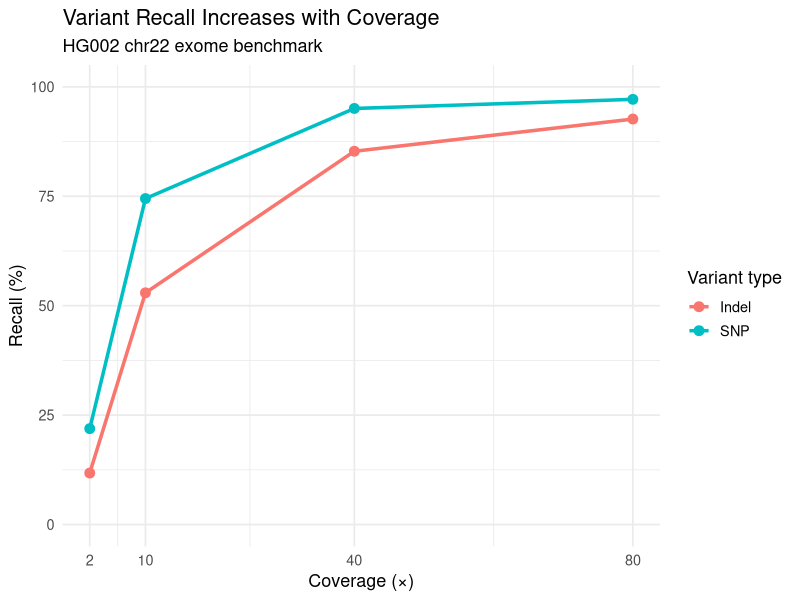
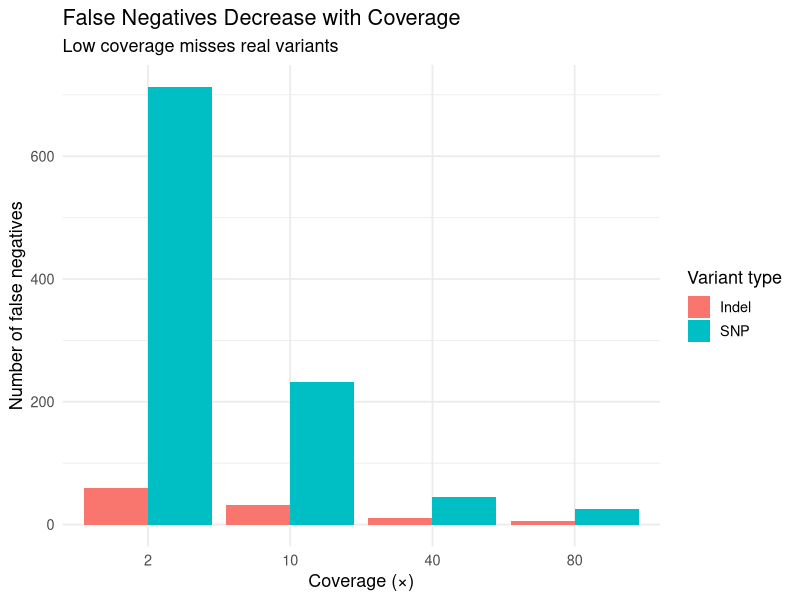
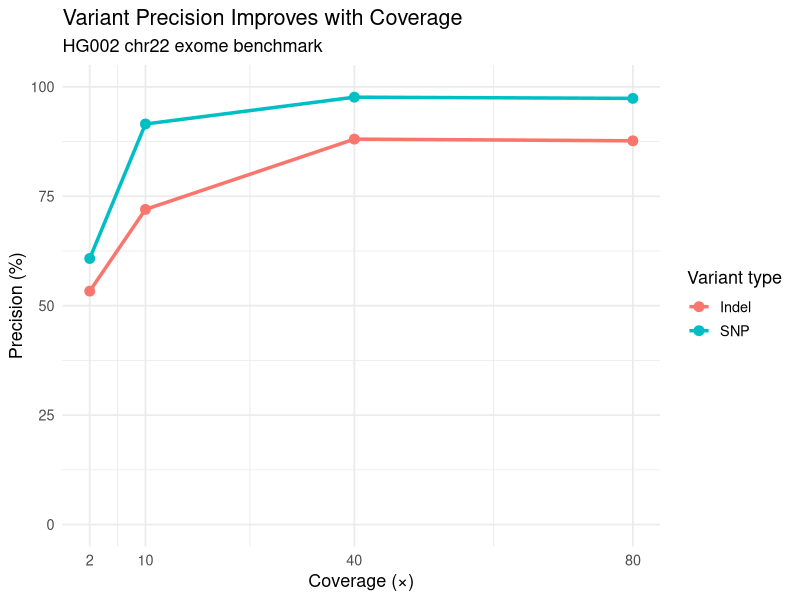
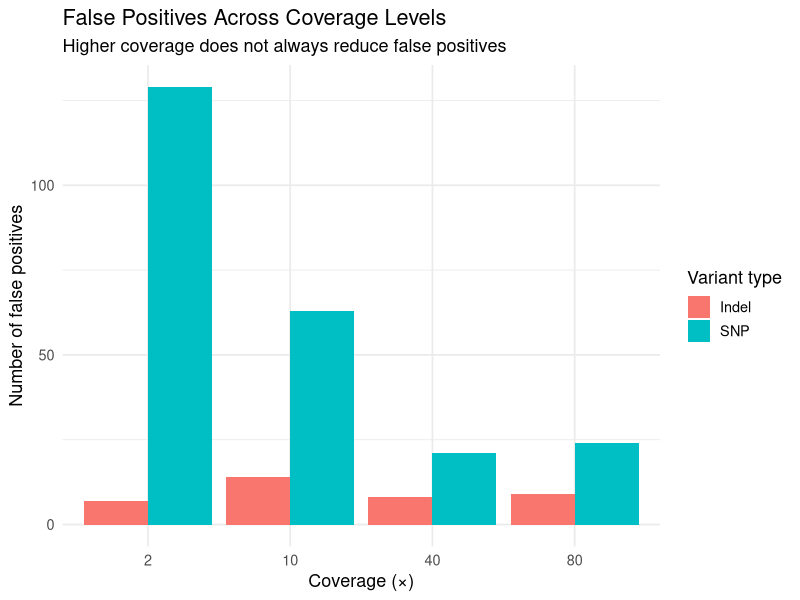
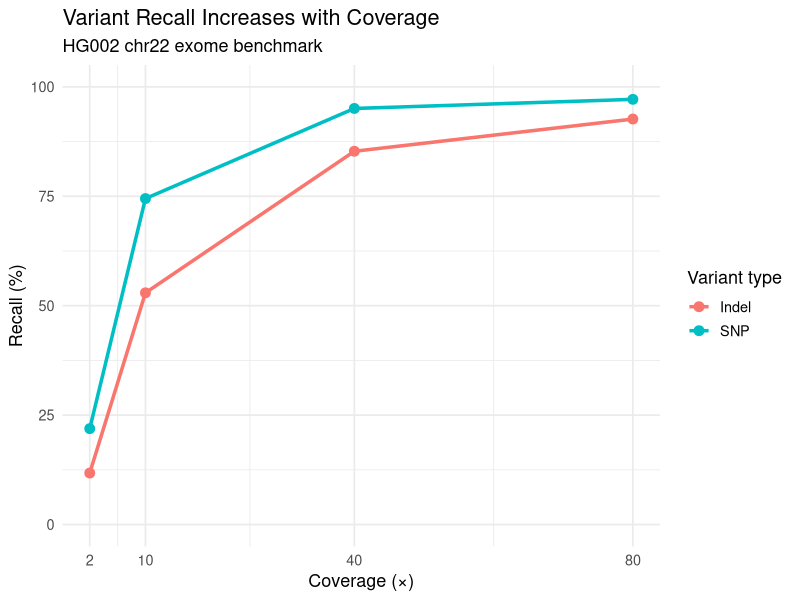
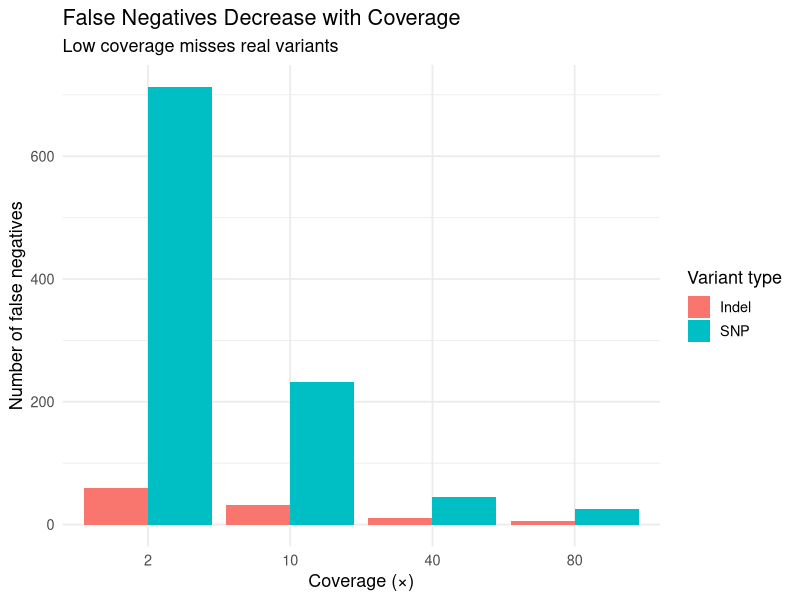
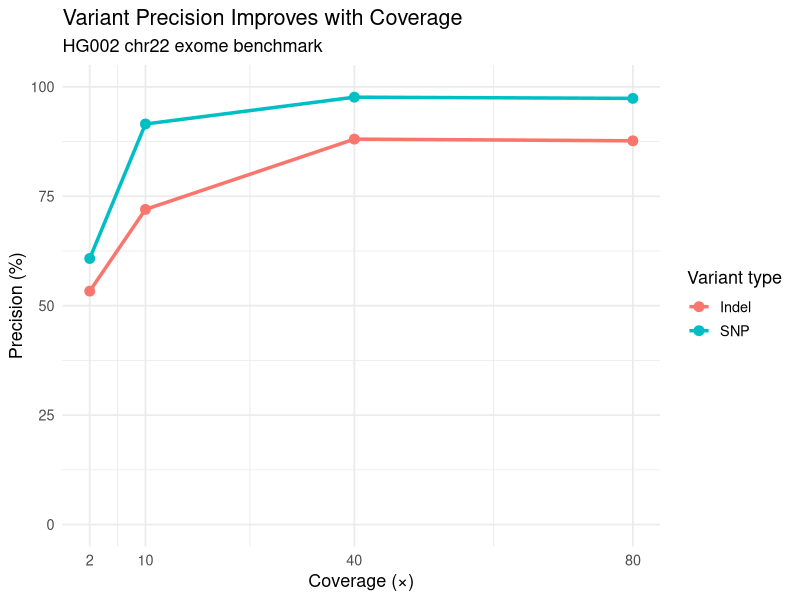
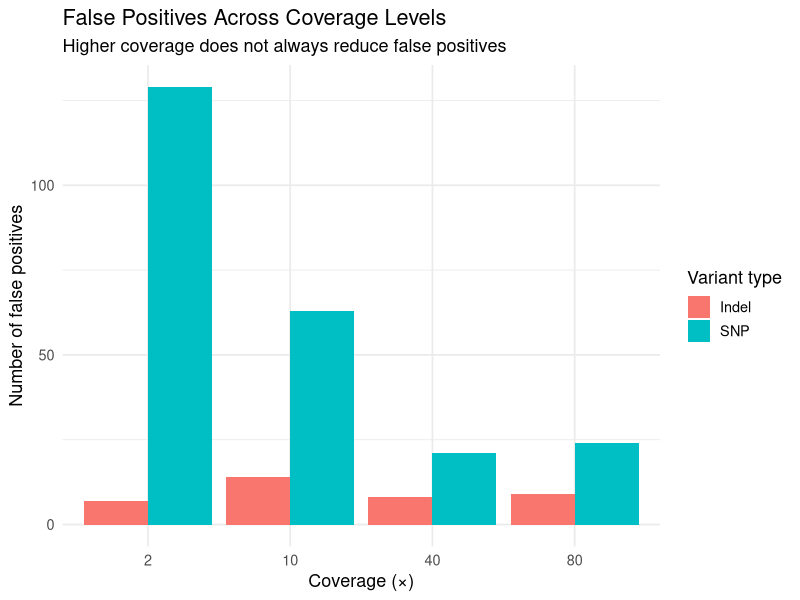

Generate these figures, in order, with R:
setwd("~/giab_project/results/")
library(ggplot2)


# Figure 1 — Recall vs Coverage
# Simple performance data
df <- data.frame(
  coverage = c(2, 10, 40, 80),
  SNP_Recall = c(21.91, 74.48, 95.07, 97.15),
  Indel_Recall = c(11.76, 52.94, 85.29, 92.65)
)

# Convert to long format manually (simpler than tidyr)
df_long <- data.frame(
  coverage = rep(df$coverage, 2),
  recall = c(df$SNP_Recall, df$Indel_Recall),
  variant = rep(c("SNP", "Indel"), each = 4)
)

p1 <- ggplot(df_long, aes(x = coverage, y = recall, color = variant)) +
  geom_line(size = 1.2) +
  geom_point(size = 3) +
  scale_x_continuous(breaks = c(2, 10, 40, 80)) +
  scale_y_continuous(limits = c(0, 100)) +
  labs(
    title = "Variant Recall Increases with Coverage",
    subtitle = "HG002 chr22 exome benchmark",
    x = "Coverage (×)",
    y = "Recall (%)",
    color = "Variant type"
  ) +
  theme_minimal(base_size = 13)

ggsave("figure1_recall_vs_coverage.png", p1, width = 7, height = 5, dpi = 300)
print(p1)


# Figure 2 — False Negatives vs Coverage
# Error data (FN only – the most important error)
error_df <- data.frame(
  coverage = c(2, 10, 40, 80),
  SNP_FN = c(713, 233, 45, 26),
  Indel_FN = c(60, 32, 10, 5)
)

error_long <- data.frame(
  coverage = rep(error_df$coverage, 2),
  FN = c(error_df$SNP_FN, error_df$Indel_FN),
  variant = rep(c("SNP", "Indel"), each = 4)
)

p2 <- ggplot(error_long, aes(x = factor(coverage), y = FN, fill = variant)) +
  geom_bar(stat = "identity", position = "dodge") +
  labs(
    title = "False Negatives Decrease with Coverage",
    subtitle = "Low coverage misses real variants",
    x = "Coverage (×)",
    y = "Number of false negatives",
    fill = "Variant type"
  ) +
  theme_minimal(base_size = 13)

ggsave("figure2_false_negatives.png", p2, width = 7, height = 5, dpi = 300)
print(p2)

# Figure 3 — Precision vs Coverage

precision_df <- data.frame(
  coverage = c(2, 10, 40, 80),
  SNP_Precision = c(60.79, 91.52, 97.64, 97.37),
  Indel_Precision = c(53.33, 72.00, 88.06, 87.67)
)

precision_long <- data.frame(
  coverage = rep(precision_df$coverage, 2),
  precision = c(precision_df$SNP_Precision, precision_df$Indel_Precision),
  variant = rep(c("SNP", "Indel"), each = 4)
)

p3 <- ggplot(precision_long, aes(x = coverage, y = precision, color = variant)) +
  geom_line(size = 1.2) +
  geom_point(size = 3) +
  scale_x_continuous(breaks = c(2, 10, 40, 80)) +
  scale_y_continuous(limits = c(0, 100)) +
  labs(
    title = "Variant Precision Improves with Coverage",
    subtitle = "HG002 chr22 exome benchmark",
    x = "Coverage (×)",
    y = "Precision (%)",
    color = "Variant type"
  ) +
  theme_minimal(base_size = 13)

ggsave("figure3_precision_vs_coverage.png", p3, width = 7, height = 5, dpi = 300)
print(p3)

# Figure 4 — False Positives vs Coverage

fp_df <- data.frame(
  coverage = c(2, 10, 40, 80),
  SNP_FP = c(129, 63, 21, 24),
  Indel_FP = c(7, 14, 8, 9)
)

fp_long <- data.frame(
  coverage = rep(fp_df$coverage, 2),
  FP = c(fp_df$SNP_FP, fp_df$Indel_FP),
  variant = rep(c("SNP", "Indel"), each = 4)
)

p4 <- ggplot(fp_long, aes(x = factor(coverage), y = FP, fill = variant)) +
  geom_bar(stat = "identity", position = "dodge") +
  labs(
    title = "False Positives Across Coverage Levels",
    subtitle = "Higher coverage does not always reduce false positives",
    x = "Coverage (×)",
    y = "Number of false positives",
    fill = "Variant type"
  ) +
  theme_minimal(base_size = 13)

ggsave("figure4_false_positives.png", p4, width = 7, height = 5, dpi = 300)
print(p4)

